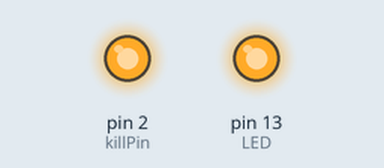
Bench run of a sketch on a simulated Arduino Uno, built with avr-gcc and run on an emulated ATmega328P. Parts: output pins drawn as LEDs (lit = HIGH).

Above: at 0.1 s.
Timing chart, 0 to 1.6 s (numbered marks = the images above):
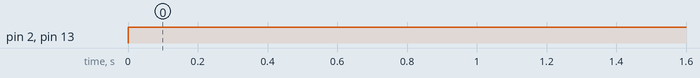

The sketch:

killSwitch.ino
```cpp
int killPin = 2;
int LED = 13;
void setup() {
  pinMode(killPin, OUTPUT);
  pinMode(LED, OUTPUT);
}

void loop() {
  digitalWrite(killPin, HIGH);
  digitalWrite(LED, HIGH);
//  delay(1000);
//  digitalWrite(killPin, LOW);
//  digitalWrite(LED, LOW);
//  delay(1000);
}
```

Measured:
- by itself, pin 2 (killPin), pin 13 (LED): LOW → HIGH at 0.00 s
